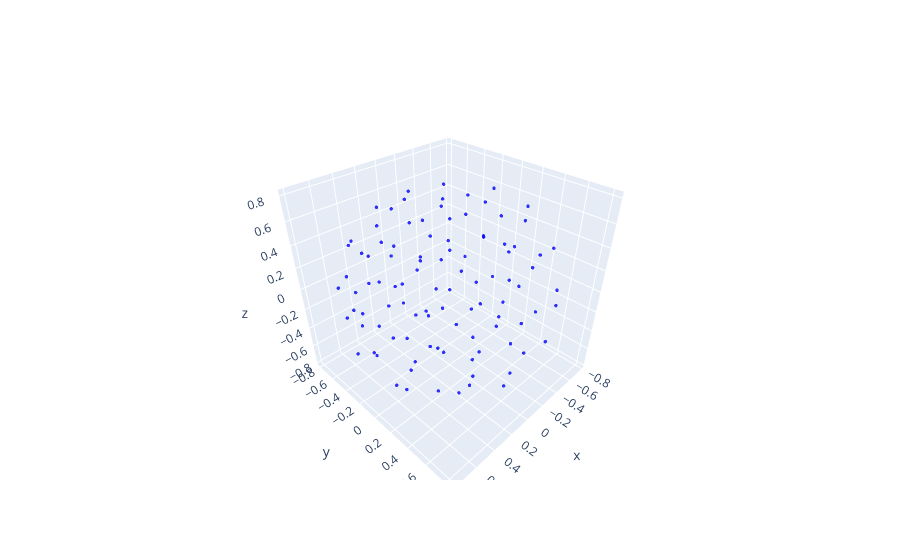

The notebook cell saved with this chart:
### Code cell
from torch_pointcloud.utils.geometry import spherical_points_lloyd

kernel_points = spherical_points_lloyd(
    num_points=100,
    radius=1.0,
    fixed_position='center',
)

plot_points(kernel_points)
